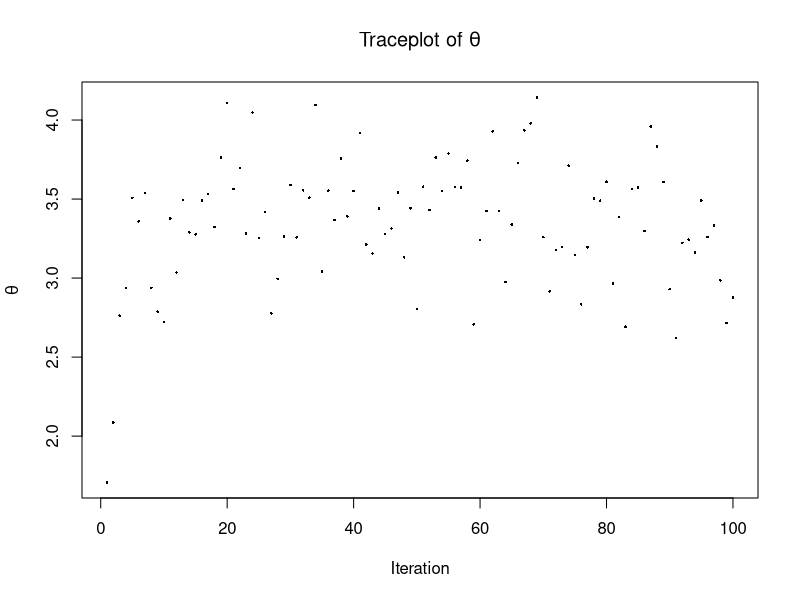
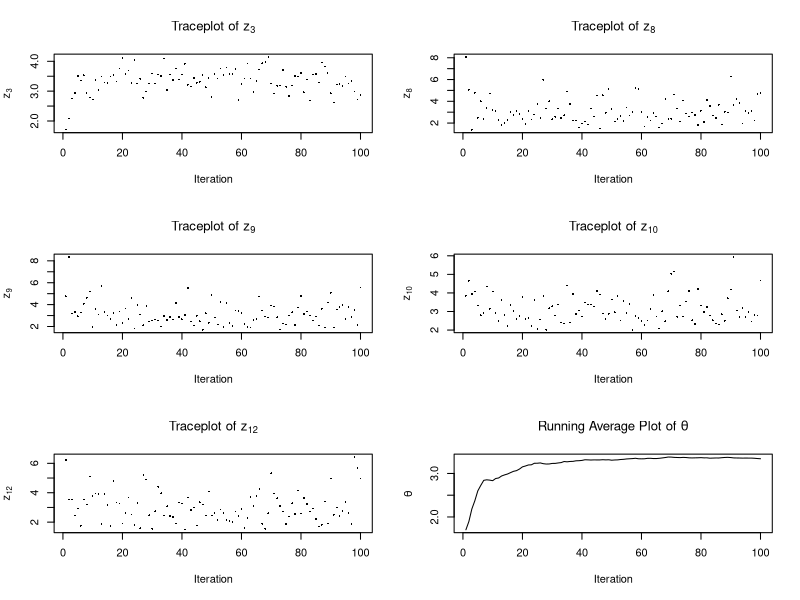
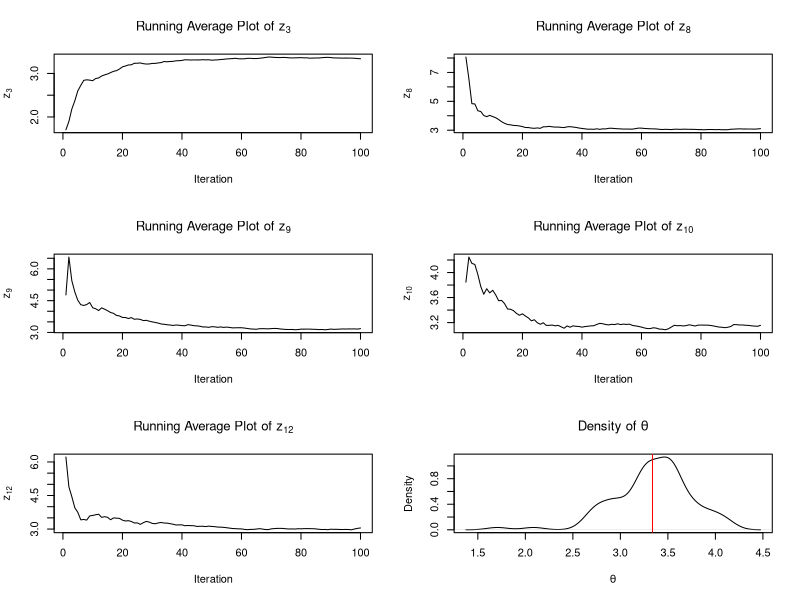
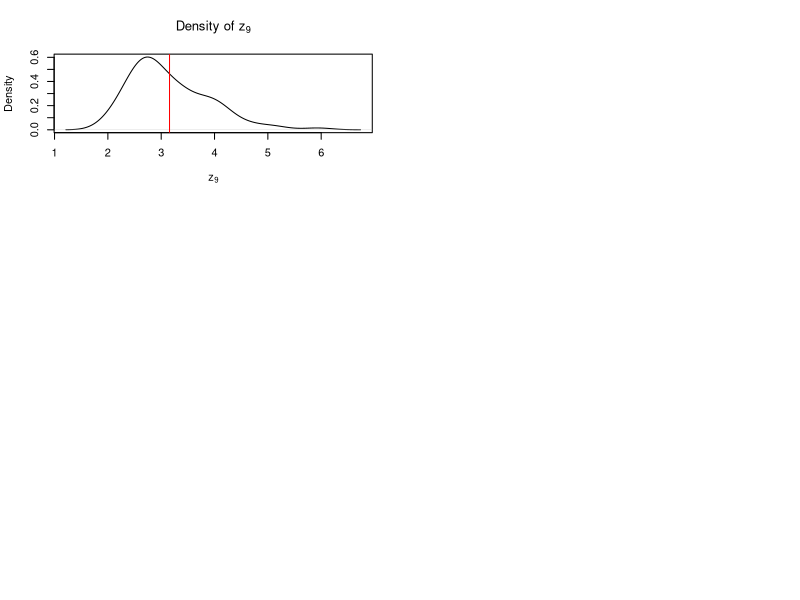

These charts were generated, in order, by the following R code:
## ---- chunk 1
# input the data
# z's are the observed values
z <- c(3.4,2.9,1.4,3.2,1.8,4.6,2.8)
# c's are the censored values
c <- c(1.2,1.7,2.0,1.4,0.6)
## ---- chunk 2
knitr::opts_chunk$set(cache=TRUE)
# Samples from a truncated gamma with
# truncation (t, infty), shape a, and rate b
# Input: t,a,b
# Output: truncated Gamma(a,b)
sampleTrunGamma <- function(t, a, b){
  p0 <- pgamma(t, shape = a, rate = b)
  # Use the modification of the inverse CD method
  x <- runif(1, min = p0, max = 1)
  y <- qgamma(x, shape = a, rate = b)
  return(y)
}
## ---- chunk 3
# Gibbs sampler
# z is the fully observe data
# c is censored data
# n.iter is number of iterations
# init.theta and init.miss are initial values for sampler
# r,a, and b are fixed parameters
# burnin is number of iterations to use as burnin
sampleGibbs <- 
  function(z, c, n.iter, init.theta, init.miss, r, a, b, burnin = 1){
  z.sum <- sum(z); m <- length(c); n <- length(z) + m
  miss.vals <- init.miss 
  res <- matrix(NA, nrow = n.iter, ncol = 1 + m)
  for (i in 1:n.iter){
    var.sum <- z.sum + sum(miss.vals)
    theta <- rgamma(1, shape = a + n*r, rate = b + var.sum)
    miss.vals <- sapply(c, function(x) {sampleTrunGamma(x, r, theta)})
    res[i,] <- c(theta, miss.vals)
  } 
  return(res[burnin:n.iter,])
} 
## ---- chunk 4
set.seed(5983)
# Z follows a Gamma(shape = r, scale= \theta)
# the scale is slightly more peaked
r <- 10
# theta follows a Gamma(1,1)
# Setting a,b both to one is a default prior on theta
a <- 1
b <- 1
n.iter <- 100
init.theta <- 1
init.missing <- 
  rgamma(length(c), shape = r, rate = init.theta)
## ---- chunk 5
res <- sampleGibbs(z, c, n.iter, init.theta, init.missing, 
                   r, a, b) 
## ---- chunk 6
dim(res)
head(res)
## ---- chunk 7
tail(res)
## ---- chunk 8
plot(1:n.iter, res[,1], pch = 16, cex = .35,
     xlab = "Iteration", ylab = expression(theta),
     main = expression(paste("Traceplot of ", theta)))
## ---- chunk 9
par(mfrow=c(3,2))
missing.index <- c(3,8,9,10,12)
for (ind in missing.index){
  x.lab <- bquote(z[.(ind)])
  plot(1:n.iter, res[,which(missing.index == ind)], pch = 16, cex = .35,
       xlab = "Iteration", ylab = x.lab,
       main = bquote(paste("Traceplot of ", .(x.lab))))
}
## ---- chunk 10
# get running averages
run.avg <- apply(res, 2, cumsum)/(1:n.iter)
plot(1:n.iter, run.avg[,1], type = "l",
     xlab = "Iteration", ylab = expression(theta),
     main = expression(paste("Running Average Plot of ", theta)))
## ---- chunk 11
par(mfrow=c(3,2))     
missing.index <- c(3,8,9,10,12)
for (ind in missing.index){
  x.lab <- bquote(z[.(ind)])
  plot(1:n.iter, run.avg[,which(missing.index == ind)], type = "l",
       xlab = "Iteration", ylab = x.lab,
       main = bquote(paste("Running Average Plot of ", .(x.lab)))) 
}      
## ---- chunk 12
plot(density(res[,1]), xlab = expression(theta), 
     main = expression(paste("Density of ", theta)))
abline(v = mean(res[,1]), col = "red")
## ---- chunk 13
plot(density(res[,4]), xlab = expression(z[9]),
     main = expression(paste("Density of ", z[9])))
abline(v = mean(res[,4]), col = "red")
